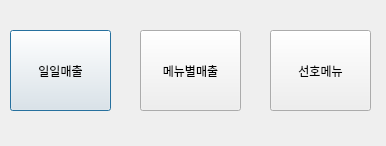
<?xml version="1.0" encoding="UTF-8"?>
<ui version="4.0">
 <class>Dialog</class>
 <widget class="QDialog" name="Dialog">
  <property name="geometry">
   <rect>
    <x>0</x>
    <y>0</y>
    <width>386</width>
    <height>146</height>
   </rect>
  </property>
  <property name="windowTitle">
   <string>Dialog</string>
  </property>
  <widget class="QPushButton" name="pushButton">
   <property name="geometry">
    <rect>
     <x>10</x>
     <y>30</y>
     <width>101</width>
     <height>81</height>
    </rect>
   </property>
   <property name="text">
    <string>일일매출</string>
   </property>
  </widget>
  <widget class="QPushButton" name="pushButton_2">
   <property name="geometry">
    <rect>
     <x>140</x>
     <y>30</y>
     <width>101</width>
     <height>81</height>
    </rect>
   </property>
   <property name="text">
    <string>메뉴별매출</string>
   </property>
  </widget>
  <widget class="QPushButton" name="pushButton_3">
   <property name="geometry">
    <rect>
     <x>270</x>
     <y>30</y>
     <width>101</width>
     <height>81</height>
    </rect>
   </property>
   <property name="text">
    <string>선호메뉴</string>
   </property>
  </widget>
 </widget>
 <resources/>
 <connections/>
</ui>
